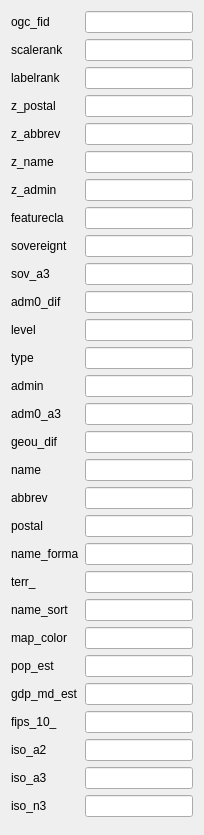
<ui version="4.0"><widget class="QWidget"><layout class="QGridLayout"><item row="0" column="0"><widget class="QLabel"><property name="text"><string>ogc_fid</string></property></widget></item><item row="0" column="1"><widget name="ogc_fid" class="QLineEdit"><property name="readOnly"><bool>false</bool></property><property name="required"><bool>true</bool></property></widget></item><item row="1" column="0"><widget class="QLabel"><property name="text"><string>scalerank</string></property></widget></item><item row="1" column="1"><widget name="scalerank" class="QLineEdit"><property name="readOnly"><bool>false</bool></property><property name="required"><bool>false</bool></property></widget></item><item row="2" column="0"><widget class="QLabel"><property name="text"><string>labelrank</string></property></widget></item><item row="2" column="1"><widget name="labelrank" class="QLineEdit"><property name="readOnly"><bool>false</bool></property><property name="required"><bool>false</bool></property></widget></item><item row="3" column="0"><widget class="QLabel"><property name="text"><string>z_postal</string></property></widget></item><item row="3" column="1"><widget name="z_postal" class="QLineEdit"><property name="readOnly"><bool>false</bool></property><property name="required"><bool>false</bool></property></widget></item><item row="4" column="0"><widget class="QLabel"><property name="text"><string>z_abbrev</string></property></widget></item><item row="4" column="1"><widget name="z_abbrev" class="QLineEdit"><property name="readOnly"><bool>false</bool></property><property name="required"><bool>false</bool></property></widget></item><item row="5" column="0"><widget class="QLabel"><property name="text"><string>z_name</string></property></widget></item><item row="5" column="1"><widget name="z_name" class="QLineEdit"><property name="readOnly"><bool>false</bool></property><property name="required"><bool>false</bool></property></widget></item><item row="6" column="0"><widget class="QLabel"><property name="text"><string>z_admin</string></property></widget></item><item row="6" column="1"><widget name="z_admin" class="QLineEdit"><property name="readOnly"><bool>false</bool></property><property name="required"><bool>false</bool></property></widget></item><item row="7" column="0"><widget class="QLabel"><property name="text"><string>featurecla</string></property></widget></item><item row="7" column="1"><widget name="featurecla" class="QLineEdit"><property name="readOnly"><bool>false</bool></property><property name="required"><bool>false</bool></property></widget></item><item row="8" column="0"><widget class="QLabel"><property name="text"><string>sovereignt</string></property></widget></item><item row="8" column="1"><widget name="sovereignt" class="QLineEdit"><property name="readOnly"><bool>false</bool></property><property name="required"><bool>false</bool></property></widget></item><item row="9" column="0"><widget class="QLabel"><property name="text"><string>sov_a3</string></property></widget></item><item row="9" column="1"><widget name="sov_a3" class="QLineEdit"><property name="readOnly"><bool>false</bool></property><property name="required"><bool>false</bool></property></widget></item><item row="10" column="0"><widget class="QLabel"><property name="text"><string>adm0_dif</string></property></widget></item><item row="10" column="1"><widget name="adm0_dif" class="QLineEdit"><property name="readOnly"><bool>false</bool></property><property name="required"><bool>false</bool></property></widget></item><item row="11" column="0"><widget class="QLabel"><property name="text"><string>level</string></property></widget></item><item row="11" column="1"><widget name="level" class="QLineEdit"><property name="readOnly"><bool>false</bool></property><property name="required"><bool>false</bool></property></widget></item><item row="12" column="0"><widget class="QLabel"><property name="text"><string>type</string></property></widget></item><item row="12" column="1"><widget name="type" class="QLineEdit"><property name="readOnly"><bool>false</bool></property><property name="required"><bool>false</bool></property></widget></item><item row="13" column="0"><widget class="QLabel"><property name="text"><string>admin</string></property></widget></item><item row="13" column="1"><widget name="admin" class="QLineEdit"><property name="readOnly"><bool>false</bool></property><property name="required"><bool>false</bool></property></widget></item><item row="14" column="0"><widget class="QLabel"><property name="text"><string>adm0_a3</string></property></widget></item><item row="14" column="1"><widget name="adm0_a3" class="QLineEdit"><property name="readOnly"><bool>false</bool></property><property name="required"><bool>false</bool></property></widget></item><item row="15" column="0"><widget class="QLabel"><property name="text"><string>geou_dif</string></property></widget></item><item row="15" column="1"><widget name="geou_dif" class="QLineEdit"><property name="readOnly"><bool>false</bool></property><property name="required"><bool>false</bool></property></widget></item><item row="16" column="0"><widget class="QLabel"><property name="text"><string>name</string></property></widget></item><item row="16" column="1"><widget name="name" class="QLineEdit"><property name="readOnly"><bool>false</bool></property><property name="required"><bool>false</bool></property></widget></item><item row="17" column="0"><widget class="QLabel"><property name="text"><string>abbrev</string></property></widget></item><item row="17" column="1"><widget name="abbrev" class="QLineEdit"><property name="readOnly"><bool>false</bool></property><property name="required"><bool>false</bool></property></widget></item><item row="18" column="0"><widget class="QLabel"><property name="text"><string>postal</string></property></widget></item><item row="18" column="1"><widget name="postal" class="QLineEdit"><property name="readOnly"><bool>false</bool></property><property name="required"><bool>false</bool></property></widget></item><item row="19" column="0"><widget class="QLabel"><property name="text"><string>name_forma</string></property></widget></item><item row="19" column="1"><widget name="name_forma" class="QLineEdit"><property name="readOnly"><bool>false</bool></property><property name="required"><bool>false</bool></property></widget></item><item row="20" column="0"><widget class="QLabel"><property name="text"><string>terr_</string></property></widget></item><item row="20" column="1"><widget name="terr_" class="QLineEdit"><property name="readOnly"><bool>false</bool></property><property name="required"><bool>false</bool></property></widget></item><item row="21" column="0"><widget class="QLabel"><property name="text"><string>name_sort</string></property></widget></item><item row="21" column="1"><widget name="name_sort" class="QLineEdit"><property name="readOnly"><bool>false</bool></property><property name="required"><bool>false</bool></property></widget></item><item row="22" column="0"><widget class="QLabel"><property name="text"><string>map_color</string></property></widget></item><item row="22" column="1"><widget name="map_color" class="QLineEdit"><property name="readOnly"><bool>false</bool></property><property name="required"><bool>false</bool></property></widget></item><item row="23" column="0"><widget class="QLabel"><property name="text"><string>pop_est</string></property></widget></item><item row="23" column="1"><widget name="pop_est" class="QLineEdit"><property name="readOnly"><bool>false</bool></property><property name="required"><bool>false</bool></property></widget></item><item row="24" column="0"><widget class="QLabel"><property name="text"><string>gdp_md_est</string></property></widget></item><item row="24" column="1"><widget name="gdp_md_est" class="QLineEdit"><property name="readOnly"><bool>false</bool></property><property name="required"><bool>false</bool></property></widget></item><item row="25" column="0"><widget class="QLabel"><property name="text"><string>fips_10_</string></property></widget></item><item row="25" column="1"><widget name="fips_10_" class="QLineEdit"><property name="readOnly"><bool>false</bool></property><property name="required"><bool>false</bool></property></widget></item><item row="26" column="0"><widget class="QLabel"><property name="text"><string>iso_a2</string></property></widget></item><item row="26" column="1"><widget name="iso_a2" class="QLineEdit"><property name="readOnly"><bool>false</bool></property><property name="required"><bool>false</bool></property></widget></item><item row="27" column="0"><widget class="QLabel"><property name="text"><string>iso_a3</string></property></widget></item><item row="27" column="1"><widget name="iso_a3" class="QLineEdit"><property name="readOnly"><bool>false</bool></property><property name="required"><bool>false</bool></property></widget></item><item row="28" column="0"><widget class="QLabel"><property name="text"><string>iso_n3</string></property></widget></item><item row="28" column="1"><widget name="iso_n3" class="QLineEdit"><property name="readOnly"><bool>false</bool></property><property name="required"><bool>false</bool></property></widget></item><item row="30" column="0" colspan="2"><spacer><property name="orientation"><enum>Qt::Vertical</enum></property></spacer></item></layout></widget></ui>
